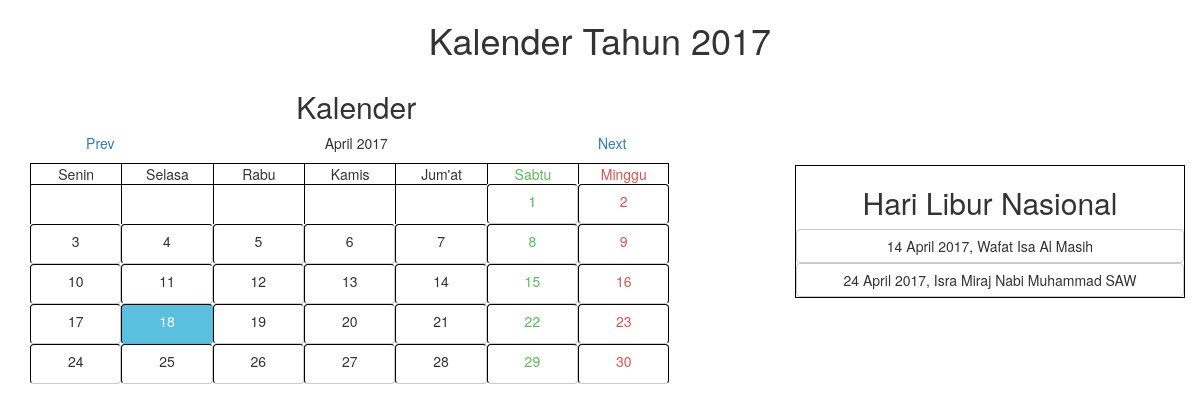
The page / on the database its author committed.
### tables this page shows
CREATE TABLE `hari_libur` (
  `id` int(11) NOT NULL,
  `tanggal` varchar(10) NOT NULL,
  `bulan` varchar(25) NOT NULL,
  `tahun` varchar(10) NOT NULL,
  `hari_libur` varchar(255) NOT NULL
);

### index.php (the view, shortened to what this page needs)
<?php
require "core/init.php";
$monthNames = Array("Januari", "Februari", "Maret", "April", "Mei", "Juni", "Juli",
"Agustus", "September", "Oktober", "November", "Desember");
$cMonth = $_REQUEST["month"];
$cYear = $_REQUEST["year"];
$prev_year = $cYear;
$next_year = $cYear;
$prev_month = $cMonth-1;
$next_month = $cMonth+1;
	$timestamp = mktime(0,0,0,$cMonth,1,$cYear);
	$maxday = date("t",$timestamp);
	$thismonth = getdate ($timestamp);
	$today = date('j');
	$startday = $thismonth['wday'];
?>
<!DOCTYPE html>
<html lang="en">
  <head>
    <link href="assets/bootstrap/css/bootstrap.min.css" rel="stylesheet">
    <link href="assets/style/style.css" rel="stylesheet">
  </head>
  <body>
    <div class="container">
      <div class="row">
        <div class="col-md-12">
          <h1>Kalender Tahun <?= $cYear; ?></h1>
        </div>
      </div>
      <div class="row">
        <main class="col-md-7 calender">
          <div class="col-md-12">
            <h2>Kalender</h1>
          </div>
          <div class="row header">
            <div class="col-md-12">
              <div class="row">
                <div class="col-xs-3 col-md-3">
                  <a href="<?php echo $_SERVER["PHP_SELF"] . "?month=". $prev_month . "&year=" . $prev_year; ?>"> Prev </a>
                </div>
                <div class="col-xs-6 col-md-6">
                  <p> <?php echo $monthNames[$cMonth-1].' '.$cYear; ?> </p>
                </div>
                <div class="col-xs-3 col-md-3">
                  <a href="<?php echo $_SERVER["PHP_SELF"] . "?month=". $next_month . "&year=" . $next_year; ?>"> Next </a>
                </div>
              </div>
            </div>
          </div>
          <div class="row">
            <div class="col-md-12">
              <div class="day-of-week">
                Senin
              </div>
              <div class="day-of-week">
                Selasa
              </div>
              <div class="day-of-week">
                Rabu
              </div>
              <div class="day-of-week">
                Kamis
              </div>
              <div class="day-of-week">
                Jum'at
              </div>
              <div class="day-of-week sat">
                Sabtu
              </div>
              <div class="day-of-week sun">
                Minggu
              </div>
            </div>
          </div>
          <div class="row">
            <div class="col-md-12">
              <?php
								for ($i=1; $i<($maxday+$startday); $i++) {
										if($i < $startday) echo "<div class='day-of-week date'> </div>";
										else {
										if($i - $startday + 1 == $today && $i % 7 == 0 || $i - $startday + 1 == date(e)) echo "<a class='day-of-week btn date btn-danger'>". ($i - $startday + 1) . "</a>";
										else if($i - $startday + 1 == $today) echo "<a class='day-of-week btn date btn-info'>". ($i - $startday + 1) . "</a>";
										else if($i % 7 == 6) echo "<a class='day-of-week date btn btn-default sat'>". ($i - $startday + 1) . "</a>";
										else if($i % 7 == 0) echo "<a class='day-of-week btn date btn-default sun'>". ($i - $startday + 1) . "</a>";
										 else echo "<a class='day-of-week date btn btn-default'>". ($i - $startday + 1) . "</a>";
										}
								}
							?>
            </div>
          </div>
        </main>
        <aside class="col-md-offset-1 col-md-4 list-off-day">
          <h2>Hari Libur Nasional</h1>
					<?php
						if($cYear == 2017){
							$query = "SELECT * FROM hari_libur WHERE bulan = $cMonth";
							$data  = $conn->query($query);
							if($data->num_rows > 0){
								while($row = $data->fetch_assoc()){
									$date 	 = $row['tanggal'];
									$year 	 = $row['tahun'];
									$off_day = $row['hari_libur'];
					?>
					<div class="row">
							<a class="col-md-12 btn btn-default list-btn" onclick="date(<?=$date; ?>);">
								<?= $date . ' ' . $monthNames[$cMonth-1] . ' ' . $year . ', ' . $off_day; ?>
							</a>
					</div>
							<?php
										}
							}else{
								echo "Tidak ada hari libur";
							}
						}else{
							echo "No data for this year". ' ' . '@'.$cYear;
						}
						?>
        </aside>
      </div>
    </div>
  </body>
</html>

### assets/style/style.css (style rules this page uses)
body { text-align: center; }
.calender { background: #fff; }
.day-of-week { float: left; width: 14%; border-left: 1px solid #000; border-top: 1px solid #000; }
.date { height: 40px; border-top: 1px solid #000; }
.sat { color: #5cb85c; }
.sun { color: #d9534f; border-right: 1px solid #000; }
.list-off-day { margin-top: 95px; border: 1px solid #000; }

### rows shown on the page
hari_libur: tanggal "14", tahun "2017", hari_libur "Wafat Isa Al Masih"
hari_libur: tanggal "24", tahun "2017", hari_libur "Isra Miraj Nabi Muhammad SAW"

### other values the page prints
$cYear "2017"
$monthNames[$cMonth-1] "April"
$i - $startday + 1 "1"
$i - $startday + 1 "2"
$i - $startday + 1 "3"
$i - $startday + 1 "4"
$i - $startday + 1 "5"
$i - $startday + 1 "6"
$i - $startday + 1 "7"
$i - $startday + 1 "8"
$i - $startday + 1 "9"
$i - $startday + 1 "10"
$i - $startday + 1 "11"
$i - $startday + 1 "12"
$i - $startday + 1 "13"
